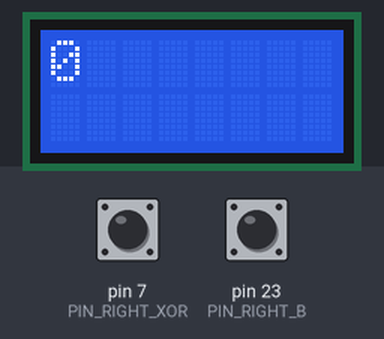
Simulated run of this sketch. Board: Arduino Leonardo, built with avr-gcc and run on an emulated ATmega32U4. Parts: 8×2 character LCD. The inputs (shaded band) are chosen by the test bench; at power-on: pin 7 (PIN_RIGHT_XOR) LOW, pin 23 (PIN_RIGHT_B) LOW.

Above: at 1.2 s.
1.3 s: pin 7 (PIN_RIGHT_XOR) pulled HIGH for 0.15 s
At 1.37 s:
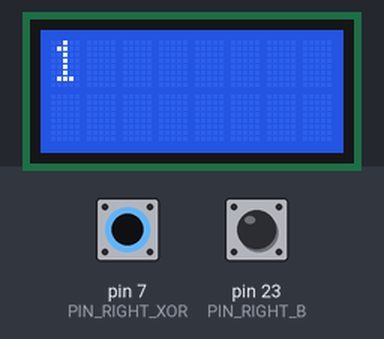
Timing chart, 0 to 4.3 s (numbered marks = the images above; inputs shaded):
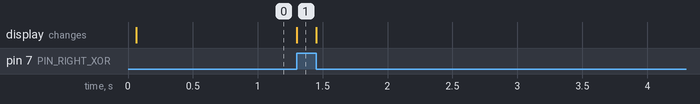

Measured:
- after the input at 1.3 s, the display: changes at once (image 1)

The sketch:

3_InterruptEncoder.ino
```cpp
/* Preivous program could not get the direction of the rotation, the counter kept increasing
 *
 *  This program counts both up and down according to the direction of rotation,
 *  so we have an aboslute rotation position of the motor.
 *
 *  To do so, we need to have two sensors and we detect the ordering in state change for each sensors
 *  In one direction sensor A is triggered before sensor B
 *  In the other direction, it is B before A
 *
 *  We do it only for the RIGHT motor only
 *
 *  See https://www.pololu.com/docs/0J63/3.4 for how the encoder is mapped out on the PIN
 *  Notice that, because the processor is limited in PIN that can do interrupt,
 *  they use a XOR function to be able to only use one interrupt PIN for the two sensors A and B
 */

#include <Wire.h>
#include <Zumo32U4.h>

Zumo32U4LCD lcd;
Zumo32U4Motors motors;

#define PIN_RIGHT_XOR  7
#define PIN_RIGHT_B    23

int count_right;

// last values of A and B sensors
bool last_right_A;
bool last_right_B;

// new values of A and B sensors
bool new_right_B;
bool new_right_A;

// define interrupt function
void on_interrupt()
{
    // see https://www.pololu.com/docs/0J63/3.4 to understand the signals A and B

    // read B directly
    new_right_B = digitalRead(PIN_RIGHT_B);
    // reconstruct A from PIN_RIGHT_XOR and B.
    // We follow the logic that (A^B)^B = A, where (A^B) = digitalRead(PIN_RIGHT_XOR)
    new_right_A = digitalRead(PIN_RIGHT_XOR) ^ new_right_B;

    // fancy way to recover the direction
    // (new_right_A ^ last_right_B) is 1 if the motor turns forward, and 0 otherwise
    // (last_right_A ^ new_right_B) is 0 if the motor turns forward, and 1 otherwise
    count_right += (new_right_A ^ last_right_B) - (last_right_A ^ new_right_B);

    // update last values with current values to get ready for next time on_interrupt() is called
    last_right_A = new_right_A;
    last_right_B = new_right_B;
}

void setup()
{
  // pinMode is input as we sense
  pinMode(PIN_RIGHT_B, INPUT);
  pinMode(PIN_RIGHT_XOR, INPUT);

  // init last values, see on_interrupt() for explanation
  last_right_B = digitalRead(PIN_RIGHT_B);
  last_right_A = digitalRead(PIN_RIGHT_XOR) ^ last_right_B;

  // init counter to 0
  count_right = 0;

  // inittialise the interrupt
  attachInterrupt(digitalPinToInterrupt(PIN_RIGHT_XOR), on_interrupt, CHANGE);
}


void loop()
{
  // We do not have to do anything in the loop, we can just print
  // Try moving the right wheel to see the counter going up and down
  lcd.gotoXY(0, 0);
  lcd.print(count_right);
}
```
